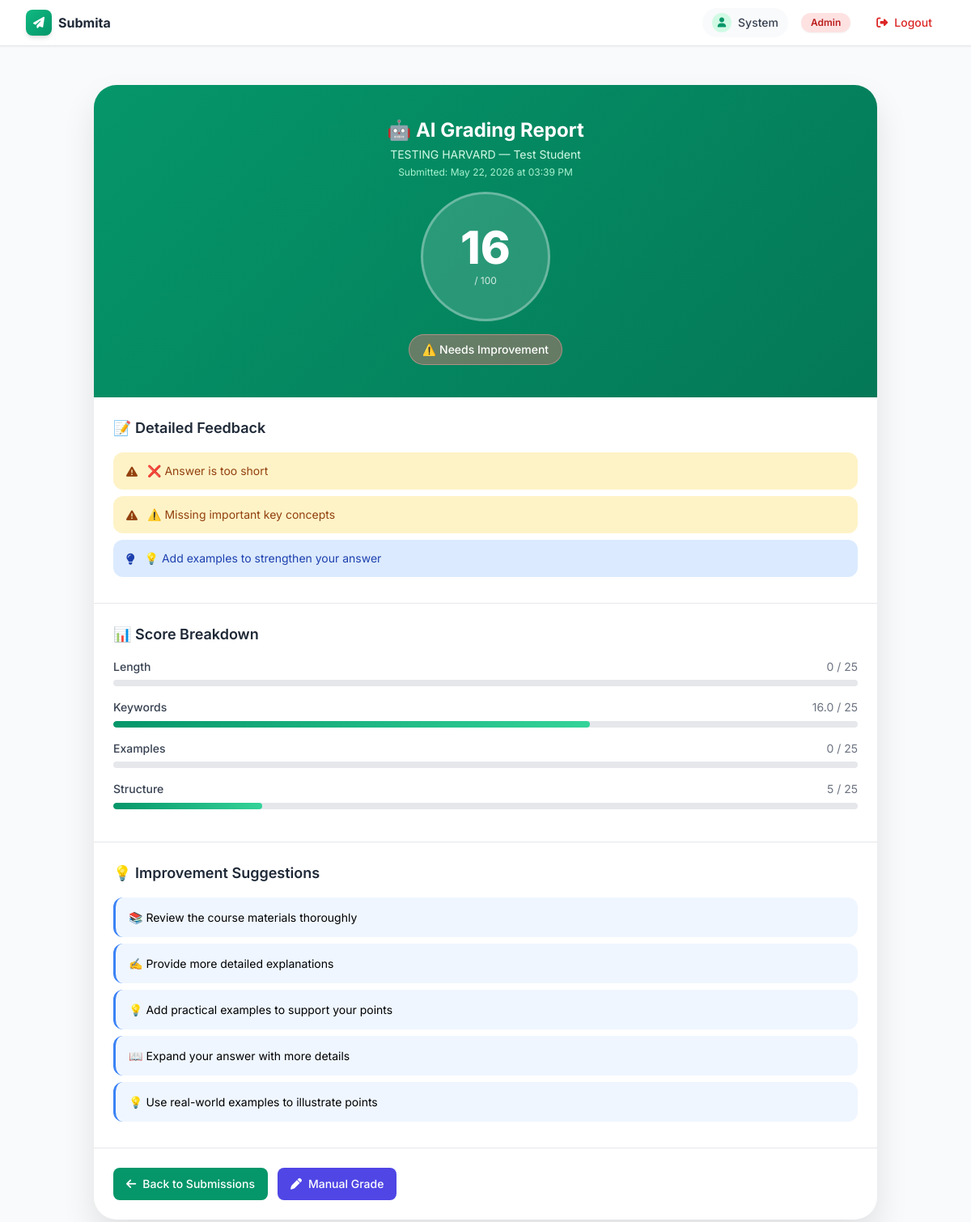
Screenshot of /ai-grade/1 (signed in) with the database file from the repository.
### models.py (models this page shows, shortened)
class User(UserMixin, db.Model):
    __tablename__ = 'users'
    id = db.Column(db.Integer, primary_key=True)
    email = db.Column(db.String(120), unique=True, nullable=False)
    matric = db.Column(db.String(50), unique=True, nullable=False)
    name = db.Column(db.String(100), nullable=False)
    password = db.Column(db.String(200), nullable=False)
    code = db.Column(db.String(10))
    verified = db.Column(db.Boolean, default=False)
    role = db.Column(db.String(20), default=UserRole.STUDENT)
    department = db.Column(db.String(100), default='Computer Science')
    college = db.Column(db.String(100), default='College of Natural Sciences')
    level = db.Column(db.String(10))
    created_at = db.Column(db.DateTime, default=datetime.now)
    last_login = db.Column(db.DateTime)
    account_active = db.Column(db.Boolean, default=True)
    student_id = db.Column(db.String(50), unique=True, nullable=True)
    email_verified = db.Column(db.Boolean, default=False)
    email_verified_at = db.Column(db.DateTime)
    verification_token = db.Column(db.String(100), unique=True)
    token_expires_at = db.Column(db.DateTime)
    registration_number = db.Column(db.Integer)
    department_id = db.Column(db.Integer, db.ForeignKey('departments.id'), nullable=True)
    college_id = db.Column(db.Integer, db.ForeignKey('colleges.id'), nullable=True)
    submissions = db.relationship('Submission', backref='student', lazy='select', cascade='all, delete-orphan')
    created_assignments = db.relationship('Assignment', backref='creator', lazy='select', foreign_keys='Assignment.created_by')
    verification_codes = db.relationship('VerificationCode', backref='user', lazy='select')
    activity_logs = db.relationship('ActivityLog', backref='user', lazy='select')
    created_verification_codes = db.relationship(
        'LecturerVerification',
        foreign_keys='LecturerVerification.created_by',
        backref='code_creator',
        lazy='select'
    )
    __table_args__ = (
        db.Index('idx_users_email', 'email'),
        db.Index('idx_users_matric', 'matric'),
        db.Index('idx_users_role', 'role'),
        db.Index('idx_users_created_at', 'created_at'),
        db.Index('idx_users_student_id', 'student_id'),
        db.Index('idx_users_role_verified', 'role', 'verified'),
    )
    @property
    def is_authenticated(self):
        return True
    def is_admin(self):
        return self.role == UserRole.ADMIN
    def is_lecturer(self):
        return self.role == UserRole.LECTURER
    def is_student(self):
        return self.role == UserRole.STUDENT

class Assignment(db.Model):
    __tablename__ = 'assignments'
    id = db.Column(db.Integer, primary_key=True)
    title = db.Column(db.String(200), nullable=False)
    course_code = db.Column(db.String(20), nullable=False)
    course_title = db.Column(db.String(200), nullable=False)
    description = db.Column(db.Text)
    questions = db.Column(db.Text, nullable=False)
    instructions = db.Column(db.Text)
    deadline = db.Column(db.DateTime, nullable=False)
    total_points = db.Column(db.Integer, default=100)
    attachment_path = db.Column(db.String(500))
    attachment_filename = db.Column(db.String(200))
    attachment_type = db.Column(db.String(50))
    target_levels = db.Column(db.String(100), default='all')
    target_departments = db.Column(db.String(500))
    target_colleges = db.Column(db.String(500))
    target_semester = db.Column(db.String(50))
    target_academic_year = db.Column(db.String(20))
    is_published = db.Column(db.Boolean, default=False)
    published_at = db.Column(db.DateTime)
    is_locked = db.Column(db.Boolean, default=False)
    late_submission_penalty = db.Column(db.Float, default=10.0)
    max_file_size = db.Column(db.Integer, default=10)
    allowed_file_types = db.Column(db.String(200))
    plagiarism_threshold = db.Column(db.Float, default=30.0)
    created_by = db.Column(db.Integer, db.ForeignKey('users.id'), nullable=False)
    created_at = db.Column(db.DateTime, default=datetime.now)
    updated_at = db.Column(db.DateTime, onupdate=datetime.now)
    course_id = db.Column(db.Integer, db.ForeignKey('courses.id'), nullable=True)
    submissions = db.relationship('Submission', backref='assignment', lazy='select', cascade='all, delete-orphan')
    __table_args__ = (
        db.Index('idx_assignments_created_by', 'created_by'),
        db.Index('idx_assignments_deadline', 'deadline'),
        db.Index('idx_assignments_is_published', 'is_published'),
        db.Index('idx_assignments_created_at', 'created_at'),
        db.Index('idx_assignments_course', 'course_code'),
        db.Index('idx_assignments_lecturer_published', 'created_by', 'is_published'),
    )

class Submission(db.Model):
    __tablename__ = 'submissions'
    id = db.Column(db.Integer, primary_key=True)
    assignment_id = db.Column(db.Integer, db.ForeignKey('assignments.id'), nullable=False)
    student_id = db.Column(db.Integer, db.ForeignKey('users.id'), nullable=False)
    content = db.Column(db.Text)
    file_path = db.Column(db.String(500))
    original_filename = db.Column(db.String(200))
    file_type = db.Column(db.String(50))
    github_url = db.Column(db.String(500))
    submitted_at = db.Column(db.DateTime, default=datetime.now)
    plagiarism_score = db.Column(db.Float, default=0.0)
    grade = db.Column(db.Float)
    feedback = db.Column(db.Text)
    auto_graded = db.Column(db.Boolean, default=False)
    grade_breakdown = db.Column(db.Text)
    is_draft = db.Column(db.Boolean, default=False)
    draft_saved_at = db.Column(db.DateTime)
    resubmission_count = db.Column(db.Integer, default=0)
    last_resubmitted_at = db.Column(db.DateTime)
    is_late = db.Column(db.Boolean, default=False)
    late_penalty_applied = db.Column(db.Float, default=0.0)
    ip_address = db.Column(db.String(50))
    user_agent = db.Column(db.String(500))
    __table_args__ = (
        db.Index('idx_submissions_assignment_id', 'assignment_id'),
        db.Index('idx_submissions_student_id', 'student_id'),
        db.Index('idx_submissions_submitted_at', 'submitted_at'),
        db.Index('idx_submissions_grade', 'grade'),
        db.Index('idx_submissions_is_draft', 'is_draft'),
        db.Index('idx_submissions_assignment_student', 'assignment_id', 'student_id'),
    )

### app.py (the view)
@app.route('/ai-grade/<int:submission_id>')
@lecturer_required
@no_cache
def ai_grade_report(submission_id):
    submission = Submission.query.get_or_404(submission_id)
    assignment = submission.assignment
    if assignment.created_by != current_user.id and not current_user.is_admin():
        flash('Access denied.', 'danger')
        return redirect(url_for('lecturer_dashboard'))
    if submission.content:
        if any(ext in submission.content for ext in ['def ', 'class ', 'import ', 'function']):
            score, feedback, breakdown = AIGrading.grade_code_submission(
                submission.content,
                [assignment.title, assignment.course_code]
            )
        else:
            keywords = assignment.questions.lower().split()[:10]
            score, feedback, breakdown = AIGrading.grade_theory_submission(
                submission.content,
                keywords
            )
        suggestions = AIGrading.get_improvement_suggestions(score, feedback)
    else:
        score = 0
        feedback = ["No text content to analyze. Please grade manually."]
        breakdown = {}
        suggestions = ["Consider adding text explanation for AI grading."]
    return render_template('ai_grading_report.html',
                         submission=submission,
                         assignment=assignment,
                         score=score,
                         feedback=feedback,
                         breakdown=breakdown,
                         suggestions=suggestions)

### templates/ai_grading_report.html (shortened to what this page needs)
{% extends "base.html" %}
{% block content %}
<div class="grade-container">
    <div class="grade-card">
        <div class="grade-header">
            <h1 class="text-2xl font-bold mb-1">🤖 AI Grading Report</h1>
            <p class="text-emerald-100 text-sm">
                {{ assignment.title }} &mdash; {{ submission.student.name }}
            </p>
            <p class="text-emerald-200 text-xs mt-1">
                Submitted: {{ submission.submitted_at.strftime('%B %d, %Y at %I:%M %p') }}
            </p>
            <div class="score-circle">
                <div class="score-number">{{ "%.0f"|format(score) }}</div>
                <div class="score-label">/ 100</div>
            </div>
            {% if score >= 70 %}
                <span class="inline-block px-4 py-2 bg-emerald-400/40 border border-emerald-300/50
                             rounded-full text-sm font-medium">
                    🌟 Excellent Performance
                </span>
            {% elif score >= 50 %}
                <span class="inline-block px-4 py-2 bg-yellow-400/40 border border-yellow-300/50
                             rounded-full text-sm font-medium">
                    📘 Good Effort
                </span>
            {% else %}
                <span class="inline-block px-4 py-2 bg-red-400/40 border border-red-300/50
                             rounded-full text-sm font-medium">
                    ⚠️ Needs Improvement
                </span>
            {% endif %}
        </div>
        <div class="section">
            <h3 class="font-semibold text-lg mb-4 text-gray-800 dark:text-gray-100">
                📝 Detailed Feedback
            </h3>
            {% for fb in feedback %}
            <div class="feedback-item
                {% if '✅' in fb or '✓' in fb %}feedback-success
                {% elif '💡' in fb or '📚' in fb or '🔍' in fb %}feedback-info
                {% else %}feedback-warning{% endif %}">
                <i class="fas
                   {% if '✅' in fb or '✓' in fb %}fa-check-circle
                   {% elif '💡' in fb %}fa-lightbulb
                   {% else %}fa-exclamation-triangle{% endif %}
                   mt-0.5 flex-shrink-0 text-sm"></i>
                <span>{{ fb }}</span>
            </div>
            {% endfor %}
        </div>
        {% if breakdown %}
        <div class="section">
            <h3 class="font-semibold text-lg mb-4 text-gray-800 dark:text-gray-100">
                📊 Score Breakdown
            </h3>
            {% set max_per_category = (100 / breakdown|length)|round(0, 'ceil')|int %}
            {% for category, cat_score in breakdown.items() %}
            <div class="mb-4">
                <div class="flex justify-between text-sm mb-1">
                    <span class="font-medium text-gray-700 dark:text-gray-300">
                        {{ category.replace('_', ' ').title() }}
                    </span>
                    <span class="text-gray-500 dark:text-gray-400">
                        {{ cat_score }} / {{ max_per_category }}
                    </span>
                </div>
                <div class="breakdown-bar">
                    <div class="breakdown-fill"
                         data-width="{{ [((cat_score / max_per_category) * 100), 100]|min if max_per_category > 0 else 0 }}"
                         style="width: 0%">
                    </div>
                </div>
            </div>
            {% endfor %}
        </div>
        {% endif %}
        {% if suggestions %}
        <div class="section">
            <h3 class="font-semibold text-lg mb-4 text-gray-800 dark:text-gray-100">
                💡 Improvement Suggestions
            </h3>
            {% for suggestion in suggestions %}
            <div class="suggestion-card">
                {{ suggestion }}
            </div>
            {% endfor %}
        </div>
        {% endif %}
        <div class="p-6 flex flex-wrap gap-3">
            <a href="{{ url_for('manage_assignment', assignment_id=assignment.id) }}"
               class="inline-flex items-center gap-2 px-4 py-2.5 bg-emerald-600 hover:bg-emerald-700
                      text-white rounded-lg text-sm font-medium transition">
                <i class="fas fa-arrow-left"></i> Back to Submissions
            </a>
            <a href="{{ url_for('grade_submission', submission_id=submission.id) }}"
               class="inline-flex items-center gap-2 px-4 py-2.5 bg-indigo-600 hover:bg-indigo-700
                      text-white rounded-lg text-sm font-medium transition">
                <i class="fas fa-pen"></i> Manual Grade
            </a>
        </div>
    </div>
</div>
{% endblock %}

### templates/base.html (shortened to what this page needs)
<!DOCTYPE html>
<html lang="en">
<head>
    <script src="https://cdn.tailwindcss.com"></script>
    <link rel="stylesheet" href="https://cdnjs.cloudflare.com/ajax/libs/font-awesome/6.5.1/css/all.min.css">
</head>
<body class="bg-gray-50">
    {% if current_user.is_authenticated %}
    <nav class="bg-white border-b border-gray-200 sticky top-0 z-50 shadow-sm">
        <div class="max-w-7xl mx-auto px-4 sm:px-6 lg:px-8">
            <div class="flex justify-between items-center h-14">
                <a href="{{ url_for('dashboard') }}" class="flex items-center gap-2 group touch-target">
                    <div class="w-8 h-8 bg-gradient-to-br from-emerald-500 to-emerald-600 rounded-lg flex items-center justify-center shadow-md transition-all duration-300 group-hover:scale-110 group-active:scale-95">
                        <i class="fa-solid fa-paper-plane text-white text-sm"></i>
                    </div>
                    <span class="text-base font-bold text-gray-800 group-hover:text-emerald-600 transition-colors">Submita</span>
                </a>
                <div class="hidden md:flex items-center gap-4">
                    <div class="flex items-center gap-2 px-3 py-1.5 bg-gray-50 rounded-full">
                        <div class="w-6 h-6 rounded-full bg-emerald-100 flex items-center justify-center">
                            <i class="fas fa-user text-emerald-600 text-xs"></i>
                        </div>
                        <span class="text-sm font-medium text-gray-700">{{ current_user.name.split()[0] if current_user.name else 'User' }}</span>
                    </div>
                    <span class="text-xs px-3 py-1 rounded-full font-semibold shadow-sm
                        {% if current_user.is_admin() %}bg-red-100 text-red-700
                        {% elif current_user.is_lecturer() %}bg-purple-100 text-purple-700
                        {% else %}bg-emerald-100 text-emerald-700{% endif %}">
                        {{ current_user.role|capitalize }}
                    </span>
                    <button onclick="showLogoutConfirm(event)"
                        class="logout-btn flex items-center gap-2 px-4 py-2 text-red-600 hover:bg-red-50 active:bg-red-100 rounded-xl transition-all duration-200 text-sm font-medium touch-target">
                        <i class="fas fa-sign-out-alt text-sm"></i>
                        <span>Logout</span>
                    </button>
                </div>
            </div>
        </div>
    </nav>
    {% endif %}
    <main class="{% if not current_user.is_authenticated %}full-height{% endif %} page-transition">
        {% block content %}{% endblock %}
    </main>
</body>
</html>

### rows the page displays
User: name "System", role "Admin"
Assignment: title "TESTING HARVARD"
User: student.name "Test Student"
Submission: submitted_at "May 22, 2026 at 03:39 PM"

### other values shown
{{ "%.0f"|format(score) }} "16"
{{ fb }} "❌ Answer is too short" "⚠️ Missing important key concepts" "💡 Add examples to strengthen your answer"
{{ category.replace('_', ' ').title() }} "Length" "Keywords" "Examples" "Structure"
{{ cat_score }} "0" "16.0" "0" "5"
{{ max_per_category }} "25" "25" "25" "25"
{{ suggestion }} "📚 Review the course materials thoroughly" "✍️ Provide more detailed explanations" "💡 Add practical examples to support your points" "📖 Expand your answer with more details" "💡 Use real-world examples to illustrate points"
